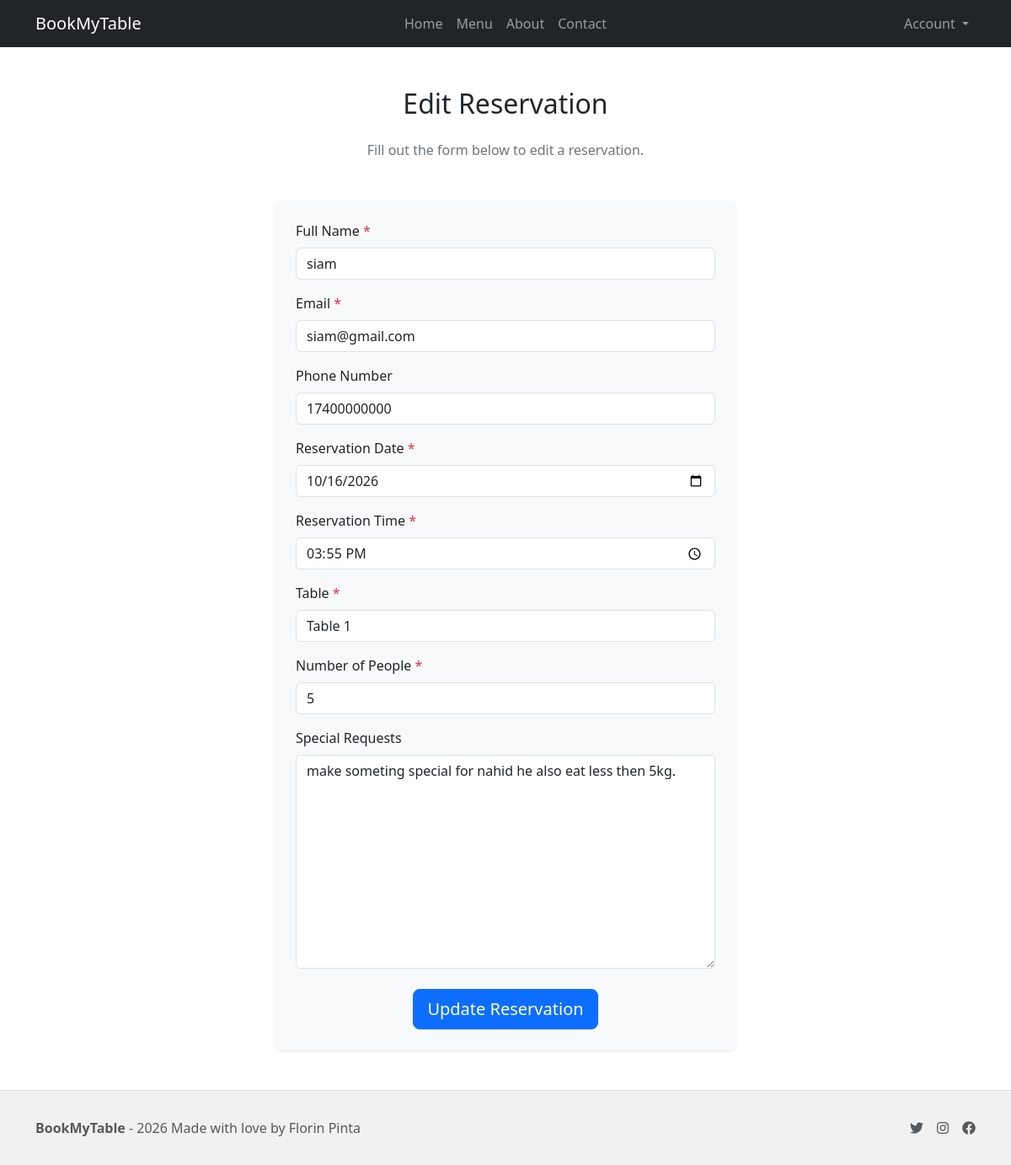
The page /reservations/edit/1/ (signed in) on the database its author committed.
### reservations/models.py (models this page shows, shortened)
class Reservation(models.Model):
    user = models.ForeignKey(settings.AUTH_USER_MODEL, on_delete=models.CASCADE, related_name='reservations')
    full_name = models.CharField(max_length=100)
    email = models.EmailField()
    phone = models.CharField(max_length=15, blank=True)
    reservation_date = models.DateField()
    reservation_time = models.TimeField()
    number_of_people = models.PositiveIntegerField()
    special_requests = models.TextField(blank=True, null=True)
    table = models.ForeignKey(Table, on_delete=models.SET_NULL, null=True, blank=True)

### reservations/views.py (the view)
# urls.py: path('edit/<int:pk>/', views.edit_reservation, name='edit_reservation'),
@login_required
def edit_reservation(request, pk):
    reservation = get_object_or_404(Reservation, pk=pk)
    if request.method == 'POST':
        form = ReservationForm(request.POST, instance=reservation)
        if form.is_valid():
            form.save()
            messages.success(request, 'Reservation updated successfully!')
            return redirect('reservations:reservation_list')
    else:
        form = ReservationForm(instance=reservation)
    return render(request, 'reservations/reserve_table.html', {'form': form})

### reservations/forms.py (shortened to what this page needs)
class ReservationForm(forms.ModelForm):
    class Meta:
        model = Reservation
        fields = ['full_name', 'email', 'phone', 'reservation_date', 'reservation_time', 'number_of_people', 'special_requests', 'table']
        widgets = {
            'full_name': forms.TextInput(attrs={'class': 'form-control', 'placeholder': 'Full Name'}),
            'email': forms.EmailInput(attrs={'class': 'form-control', 'placeholder': 'Email'}),
            'phone': forms.TextInput(attrs={'class': 'form-control', 'placeholder': 'Phone Number'}),
            'reservation_date': forms.DateInput(attrs={'class': 'form-control', 'type': 'date'}),
            'reservation_time': forms.TimeInput(attrs={'class': 'form-control', 'type': 'time'}),
            'number_of_people': forms.NumberInput(attrs={'class': 'form-control', 'placeholder': 'Number of People'}),
            'special_requests': forms.Textarea(attrs={'class': 'form-control', 'placeholder': 'Special Requests'}),
            'table': forms.Select(attrs={'class': 'form-control'})
        }

### table/models.py (called while the page is built)
    def __str__(self):
        return f"Table {self.number}"

### reservations/templates/reservations/reserve_table.html (shortened to what this page needs)
{% extends 'base.html' %}
{% block content %}
<div class="container py-5">
    <h2 class="text-center mb-4">
        {% if form.instance.pk %}
            Edit Reservation
        {% else %}
            Reserve a Table
        {% endif %}
    </h2>
    <p class="text-secondary mb-5 text-center">Fill out the form below to {% if form.instance.pk %}edit{% else %}make{% endif %} a reservation.</p>
    <div class="row justify-content-center">
        <div class="col-md-8 col-lg-6">
            <form method="post" action="{% if form.instance.pk %}{% url 'reservations:edit_reservation' form.instance.pk %}{% else %}{% url 'reservations:reserve_table' %}{% endif %}" class="bg-light p-4 rounded shadow-sm">
                <div class="mb-3">
                    <label for="{{ form.full_name.id_for_label }}" class="form-label">Full Name <span class="text-danger">*</span></label>
                    {{ form.full_name }}
                </div>
                <div class="mb-3">
                    <label for="{{ form.email.id_for_label }}" class="form-label">Email <span class="text-danger">*</span></label>
                    {{ form.email }}
                </div>
                <div class="mb-3">
                    <label for="{{ form.phone.id_for_label }}" class="form-label">Phone Number</label>
                    {{ form.phone }}
                </div>
                <div class="mb-3">
                    <label for="{{ form.reservation_date.id_for_label }}" class="form-label">Reservation Date <span class="text-danger">*</span></label>
                    {{ form.reservation_date }}
                </div>
                <div class="mb-3">
                    <label for="{{ form.reservation_time.id_for_label }}" class="form-label">Reservation Time <span class="text-danger">*</span></label>
                    {{ form.reservation_time }}
                </div>
                <div class="mb-3">
                    <label for="{{ form.table.id_for_label }}" class="form-label">Table <span class="text-danger">*</span></label>
                    {{ form.table }}
                </div>
                <div class="mb-3">
                    <label for="{{ form.number_of_people.id_for_label }}" class="form-label">Number of People <span class="text-danger">*</span></label>
                    {{ form.number_of_people }}
                </div>
                <div class="mb-3">
                    <label for="{{ form.special_requests.id_for_label }}" class="form-label">Special Requests</label>
                    {{ form.special_requests }}
                </div>
                <div class="text-center mt-4">
                    <button type="submit" class="btn btn-primary btn-lg">
                        {% if form.instance.pk %}
                            Update Reservation
                        {% else %}
                            Reserve Now
                        {% endif %}
                    </button>
                </div>
            </form>
        </div>
    </div>
</div>
{% endblock %}

### static/css/style.css (style rules this page uses)
html, body { position: relative; height: 100%; margin: 0; }

### rows shown on the page
Reservation: full_name "siam", email "siam@gmail.com", phone "17400000000", reservation_date "10/16/2026", reservation_time "15:55:00", table "Table 1", number_of_people "5", special_requests "make someting special for nahid he also eat less then 5kg."
